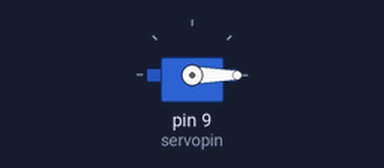
The sketch below on a simulated Arduino Uno, built with avr-gcc and run on an emulated ATmega328P. Parts: servo. What the sketch prints to the serial monitor is not drawn.

Above: at 0.05 s.
At 1.5 s:
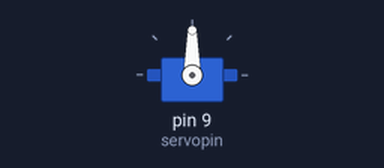
At 3.0 s:
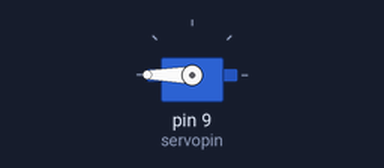
Timing chart, 0 to 6.9 s (numbered marks = the images above):
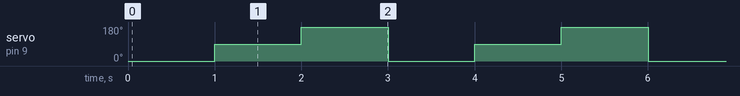

Measured:
- by itself, servo on pin 9 (servopin): repeats every 3.0 s: 180° 1.0 s, 0° 1.0 s, 90° 1.0 s

The sketch:

3_Servo.ino
```cpp
#include <Servo.h>
#define servopin 9

Servo servomotor;

void setup() {
  servomotor.attach(servopin);
  Serial.begin(9600);
  Serial.println("Start");
}

void loop() {
  servomotor.write(0);
  delay(1000);
  servomotor.write(90);
  delay(1000);
  servomotor.write(180);
  delay(1000);
}
```
